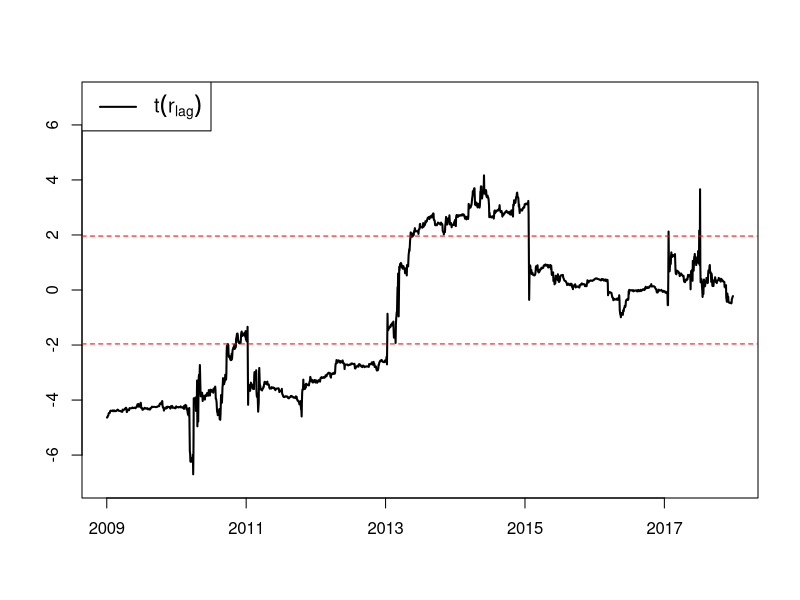
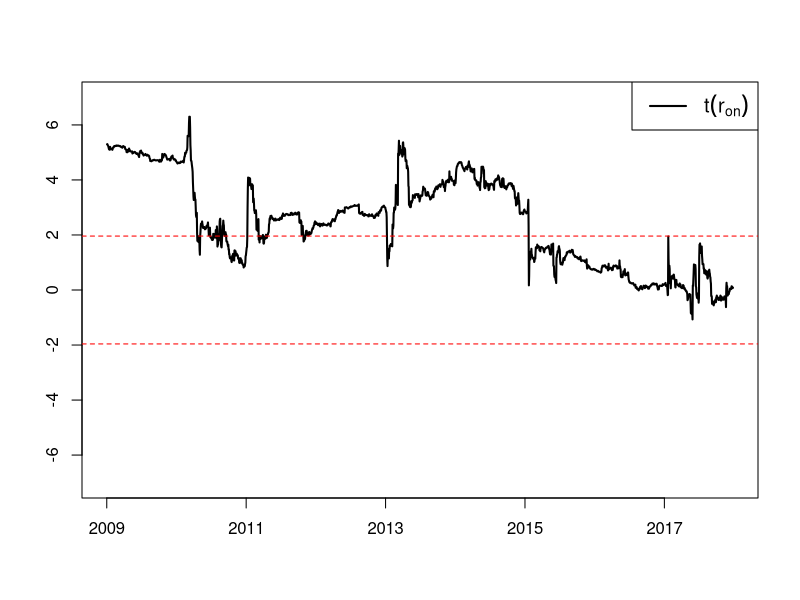
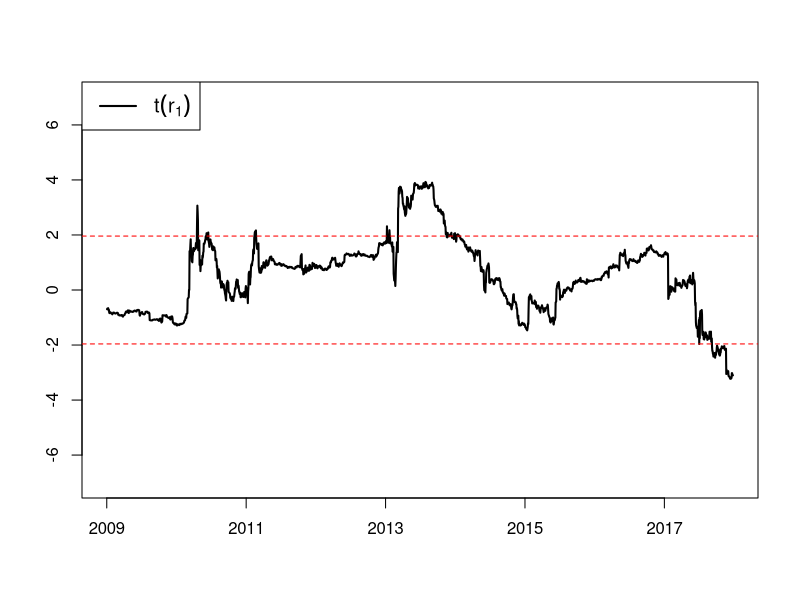
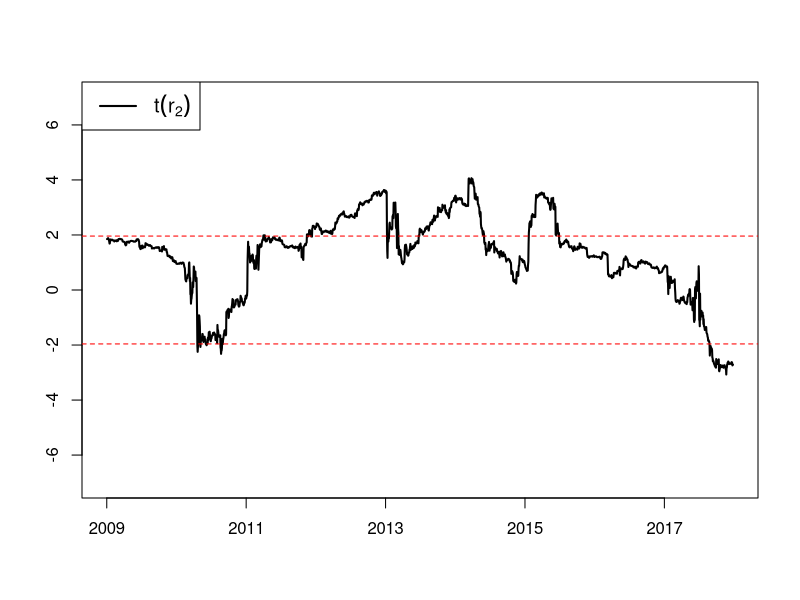
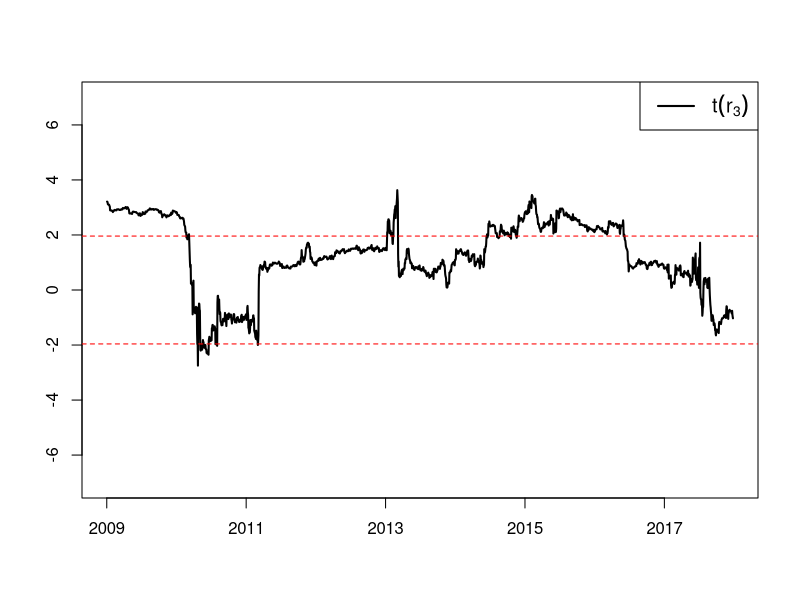
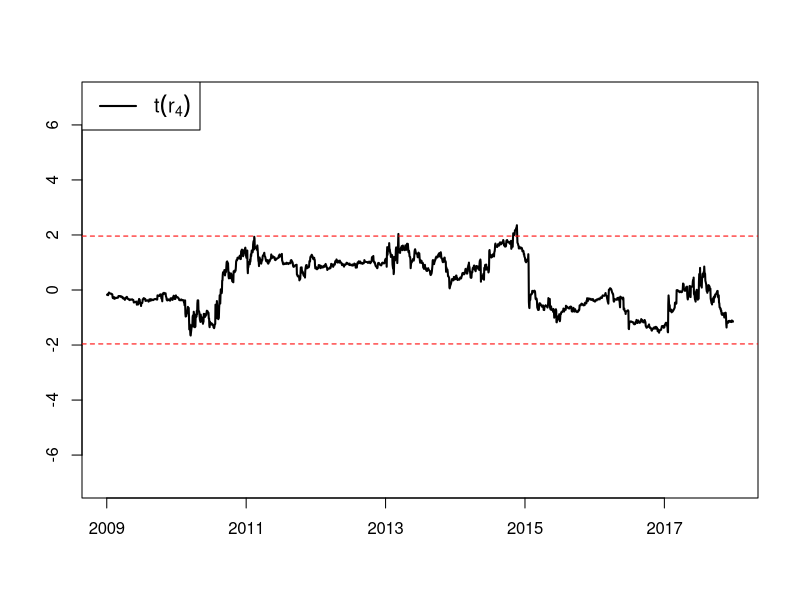
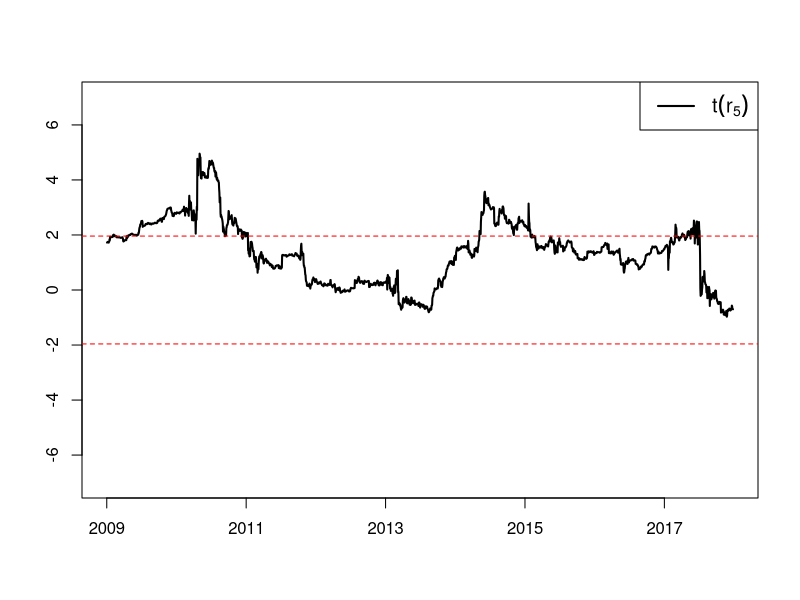
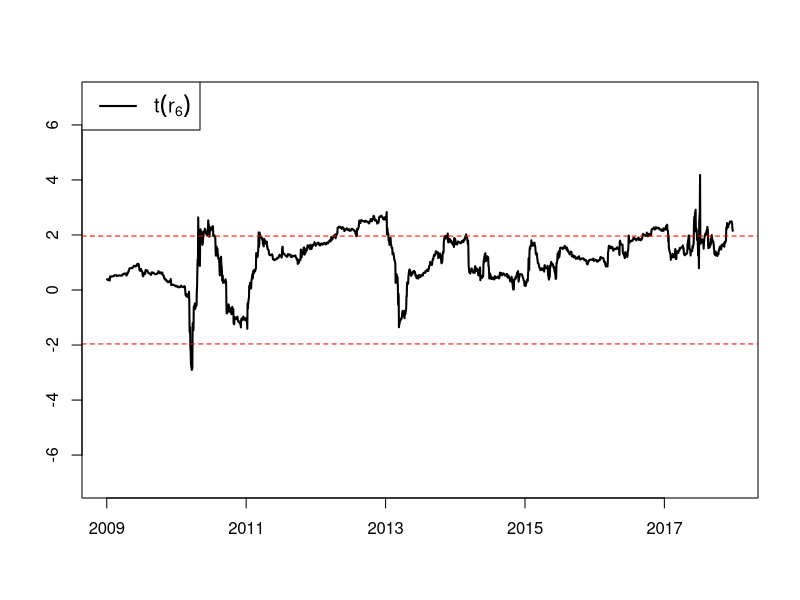

Write the R code that produced these figures, in order.
rm(list = setdiff(ls(),lsf.str()))
library(data.table)

# vis fix window t values
tvalues <- fread("./Data/tvalues_500_SPY.csv")
tvalues <- data.frame(tvalues)

# visualization
pdf("./images/tvalues_13lag_SPY.pdf", 5,4)
plot(tvalues$b13_lag, type="l", xaxt = "n", xlab = "", ylab="", lwd=2, ylim=c(-7,7))
axis(1, c(0,500,1000,1500,2000),seq(2009,2017,2))
abline(h=1.96, col="red", lty=2)
abline(h=-1.96, col = "red",lty=2)
legend("topleft", legend=expression(t(r[lag])),
       lwd = 2, cex=1.2)
dev.off()

pdf("./images/tvalues_on_SPY.pdf", 5,4)
plot(tvalues$b_on, type="l", xaxt = "n", xlab = "", ylab="", lwd=2, ylim=c(-7,7))
axis(1, c(0,500,1000,1500,2000),seq(2009,2017,2))
abline(h=1.96, col="red", lty=2)
abline(h=-1.96, col = "red",lty=2)
legend("topright", legend=c(expression(t(r[on]))),
       lwd = 2, cex=1.2)
dev.off()

pdf("./images/tvalues_1_SPY.pdf", 5,4)
plot(tvalues$b1, type="l", xaxt = "n", xlab = "", ylab="", lwd=2,ylim=c(-7,7))
axis(1, c(0,500,1000,1500,2000),seq(2009,2017,2))
abline(h=1.96, col="red", lty=2)
abline(h=-1.96, col = "red",lty=2)
legend("topleft", legend=c(expression(t(r[1]))),
       lwd = 2, cex=1.2)
dev.off()

pdf("./images/tvalues_2_SPY.pdf", 5,4)
plot(tvalues$b2, type="l", xaxt = "n", xlab = "", ylab="", lwd=2,ylim=c(-7,7))
axis(1, c(0,500,1000,1500,2000),seq(2009,2017,2))
abline(h=1.96, col="red", lty=2)
abline(h=-1.96, col = "red",lty=2)
legend("topleft", legend=c(expression(t(r[2]))),
       lwd = 2, cex=1.2)
dev.off()

pdf("./images/tvalues_3_SPY.pdf", 5,4)
plot(tvalues$b3, type="l", xaxt = "n", xlab = "", ylab="", lwd=2,ylim=c(-7,7))
axis(1, c(0,500,1000,1500,2000),seq(2009,2017,2))
abline(h=1.96, col="red", lty=2)
abline(h=-1.96, col = "red",lty=2)
legend("topright", legend=c(expression(t(r[3]))),
       lwd = 2, cex=1.2)
dev.off()

pdf("./images/tvalues_4_SPY.pdf", 5,4)
plot(tvalues$b4, type="l", xaxt = "n", xlab = "", ylab="", lwd=2,ylim=c(-7,7))
axis(1, c(0,500,1000,1500,2000),seq(2009,2017,2))
abline(h=1.96, col="red", lty=2)
abline(h=-1.96, col = "red",lty=2)
legend("topleft", legend=c(expression(t(r[4]))),
       lwd = 2, cex=1.2)
dev.off()

pdf("./images/tvalues_5_SPY.pdf", 5,4)
plot(tvalues$b5, type="l", xaxt = "n", xlab = "", ylab="", lwd=2,ylim=c(-7,7))
axis(1, c(0,500,1000,1500,2000),seq(2009,2017,2))
abline(h=1.96, col="red", lty=2)
abline(h=-1.96, col = "red",lty=2)
legend("topright", legend=c(expression(t(r[5]))),
       lwd = 2, cex=1.2)
dev.off()

pdf("./images/tvalues_6_SPY.pdf", 5,4)
plot(tvalues$b6, type="l", xaxt = "n", xlab = "", ylab="", lwd=2,ylim=c(-7,7))
axis(1, c(0,500,1000,1500,2000),seq(2009,2017,2))
abline(h=1.96, col="red", lty=2)
abline(h=-1.96, col = "red",lty=2)
legend("topleft", legend=c(expression(t(r[6]))),
       lwd = 2, cex=1.2)
dev.off()

pdf("./images/tvalues_7_SPY.pdf", 5,4)
plot(tvalues$b7, type="l", xaxt = "n", xlab = "", ylab="", lwd=2,ylim=c(-7,7))
axis(1, c(0,500,1000,1500,2000),seq(2009,2017,2))
abline(h=1.96, col="red", lty=2)
abline(h=-1.96, col = "red",lty=2)
legend("topleft", legend=c(expression(t(r[7]))),
       lwd = 2, cex=1.2)
dev.off()

pdf("./images/tvalues_8_SPY.pdf", 5,4)
plot(tvalues$b8, type="l", xaxt = "n", xlab = "", ylab="", lwd=2,ylim=c(-7,7))
axis(1, c(0,500,1000,1500,2000),seq(2009,2017,2))
abline(h=1.96, col="red", lty=2)
abline(h=-1.96, col = "red",lty=2)
legend("topleft", legend=c(expression(t(r[8]))),
       lwd = 2, cex=1.2)
dev.off()

pdf("./images/tvalues_9_SPY.pdf", 5,4)
plot(tvalues$b9, type="l", xaxt = "n", xlab = "", ylab="", lwd=2,ylim=c(-7,7))
axis(1, c(0,500,1000,1500,2000),seq(2009,2017,2))
abline(h=1.96, col="red", lty=2)
abline(h=-1.96, col = "red",lty=2)
legend("topright", legend=c(expression(t(r[9]))),
       lwd = 2, cex=1.2)
dev.off()

pdf("./images/tvalues_10_SPY.pdf", 5,4)
plot(tvalues$b10, type="l", xaxt = "n", xlab = "", ylab="", lwd=2,ylim=c(-7,7))
axis(1, c(0,500,1000,1500,2000),seq(2009,2017,2))
abline(h=1.96, col="red", lty=2)
abline(h=-1.96, col = "red",lty=2)
legend("bottomleft", legend=c(expression(t(r[10]))),
       lwd = 2, cex=1.2)
dev.off()


pdf("./images/tvalues_11_SPY.pdf", 5,4)
plot(tvalues$b11, type="l", xaxt = "n", xlab = "", ylab="", lwd=2,ylim=c(-7,7))
axis(1, c(0,500,1000,1500,2000),seq(2009,2017,2))
abline(h=1.96, col="red", lty=2)
abline(h=-1.96, col = "red",lty=2)
legend("topleft", legend=c(expression(t(r[11]))),
       lwd = 2, cex=1.2)
dev.off()

pdf("./images/tvalues_12_SPY.pdf", 5,4)
plot(tvalues$b12, type="l", xaxt = "n", xlab = "", ylab="", lwd=2,ylim=c(-7,7))
axis(1, c(0,500,1000,1500,2000),seq(2009,2017,2))
abline(h=1.96, col="red", lty=2)
abline(h=-1.96, col = "red",lty=2)
legend("bottomleft", legend=c(expression(t(r[12]))),
       lwd = 2, cex=1.2)
dev.off()



## visualized seqrolling for r_on, r_onfh, r1

dat1 <- fread( "./Data/tvalues_seqrolling_500_SPY.csv")
dat2 <- fread( "./Data/tvalues_seqrolling_GAO_500_SPY.csv")

dat1 <- data.frame(dat1)
dat2 <- data.frame(dat2)

dim(dat1)
dim(dat2)

tvalues <- dat1
tvalues$r_onfh <- dat2$r_onfh


pdf("./images/tvalues_seqrolling_on_onfh.pdf", 5,4)
plot(tvalues$r_on, type="l", xaxt = "n", xlab = "", ylab="", 
     lwd=2, ylim = c(4.5,9))
lines(tvalues$r_onfh, lwd = 2, lty=2)
axis(1, c(0,500,1000,1500,2000),seq(2009,2017,2))
legend("topleft", legend=c(expression(t(r[on])), expression(t(r[onfh]))),
       lwd = c(2,2), lty = c(1,2),cex=1.2)
dev.off()

pdf("./images/tvalues_seqrolling_1.pdf", 5,4)
plot(tvalues$r1, type="l", xaxt = "n", xlab = "", ylab="", 
     lwd=2)
axis(1, c(0,500,1000,1500,2000),seq(2009,2017,2))
legend("topright", legend=expression(t(r[1])),
       lwd = 2, cex=1.2)
dev.off()
